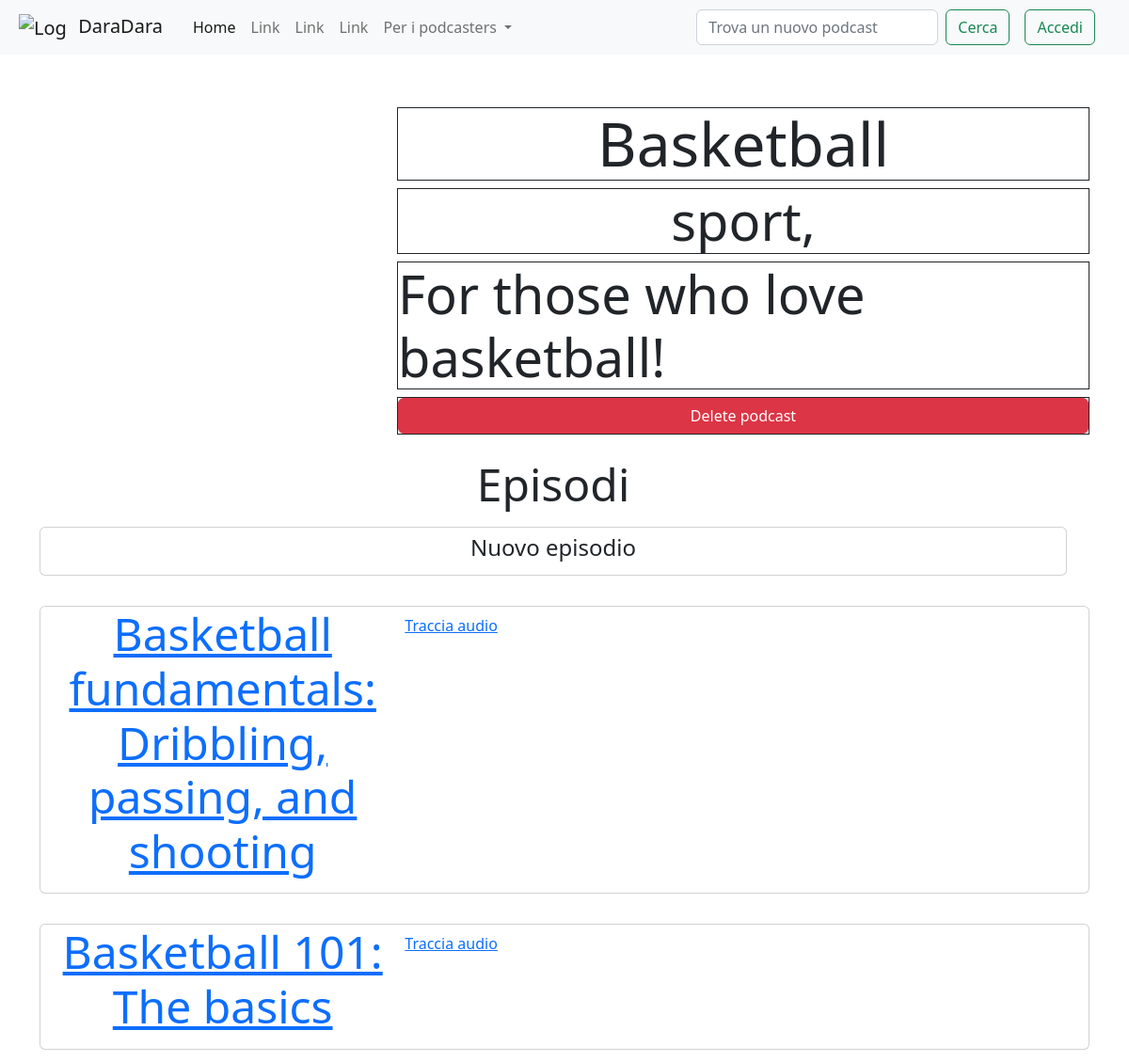
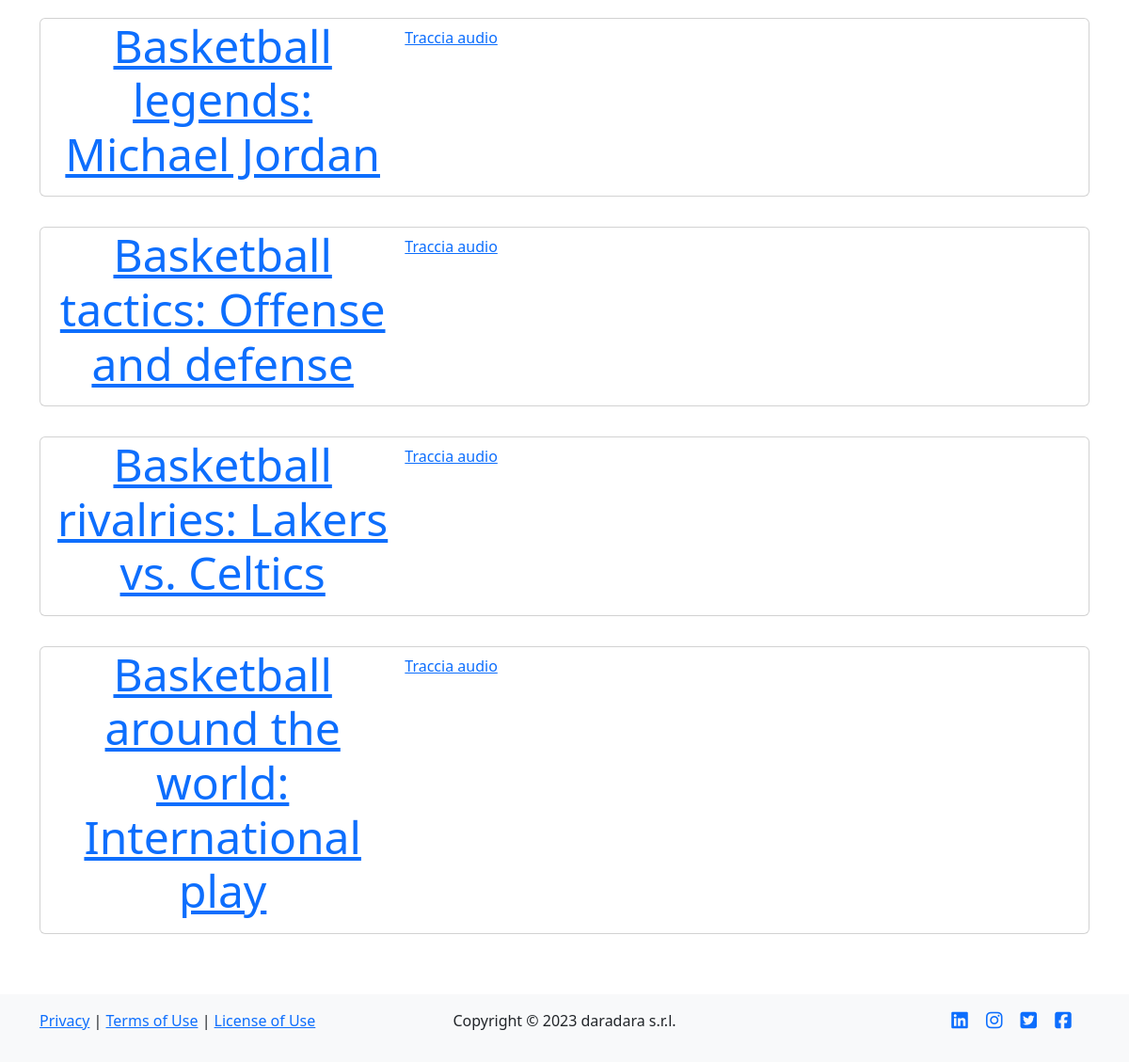
/podcast/2, run on the app's committed database (2 pictures, top to bottom).
### tables this page shows
CREATE TABLE "podcasts" (
	"id"	INTEGER NOT NULL UNIQUE,
	"title"	TEXT NOT NULL UNIQUE,
	"desc"	TEXT NOT NULL,
	"img"	TEXT NOT NULL,
	"id_user"	INTEGER NOT NULL,
	FOREIGN KEY("id_user") REFERENCES "users"("id"),
	PRIMARY KEY("id" AUTOINCREMENT)
);

CREATE TABLE "categories" (
	"id_podcast"	INTEGER NOT NULL,
	"tag"	TEXT NOT NULL,
	FOREIGN KEY("id_podcast") REFERENCES "podcasts"("id"),
	PRIMARY KEY("tag","id_podcast")
);

CREATE TABLE "episodes" (
	"id"	INTEGER NOT NULL UNIQUE,
	"title"	TEXT NOT NULL UNIQUE,
	"description"	TEXT NOT NULL,
	"audio"	TEXT NOT NULL,
	"timestamp"	TEXT NOT NULL,
	"id_podcast"	INTEGER NOT NULL,
	FOREIGN KEY("id_podcast") REFERENCES "podcasts"("id"),
	PRIMARY KEY("id" AUTOINCREMENT)
);

### app.py (the view)
@app.route('/podcast/<int:id>')
def podcast(id):
    podcast = dao.get_podcast(id)
    episodes = dao.get_episodes(id_podcast = id)
    tags = dao.get_tags(id)
    return render_template('podcast.html', id=id, podcast = podcast, episodes = episodes, tags = tags)

### data/dao.py (called while the page is built)
def get_tags(id_podcast):
    conn, cursor = connect()
    tags = False
    try:
        sql = 'SELECT * FROM categories WHERE id_podcast = ?'
        cursor.execute(sql, (id_podcast,))
        tags = cursor.fetchall()
    except Exception as e:
        print(e)
    close(conn, cursor)
    return tags

def get_episodes(id_podcast):
    conn, cursor = connect()
    episodes = []
    try:
        sql = 'SELECT * FROM episodes WHERE id_podcast = ? ORDER BY timestamp DESC'
        cursor.execute(sql, (id_podcast,))
        episodes = cursor.fetchall()
    except Exception as e:
        print(e)
    close(conn, cursor)
    return episodes

def get_podcast(id):
    conn, cursor = connect()
    podcast = False
    try:
        sql = 'SELECT * FROM podcasts WHERE id = ?'
        cursor.execute(sql, (id,))
        podcast = cursor.fetchone()
    except Exception as e:
        print(e)
    close(conn, cursor)
    return podcast

def connect():
    conn = sqlite3.connect(PATH)
    conn.row_factory = sqlite3.Row
    cursor = conn.cursor()
    return conn, cursor

def close(conn, cursor):
    cursor.close()
    conn.close()

### templates/podcast.html (shortened to what this page needs)
{% extends 'layout.html' %}
{% block content %}
    <div class="row">
        <div class="col-12 col-lg-4 d-flex justify-content-center align-items-center">
        </div>
        <div class="col">
            <div class="row border border-dark mx-2 mx-lg-0 my-2 d-flex justify-content-center align-content-center display-3">
                {{podcast.title}}
            </div>
            <div class="row border border-dark mx-2 mx-lg-0 my-2 d-flex justify-content-center align-content-center display-4">
                {% for tag in tags%} {{tag.tag}}, {% endfor %}
            </div>
            <div class="row border border-dark mx-2 mx-lg-0 my-2 d-flex justify-content-center align-content-center display-4">
                {{podcast.desc}}
            </div>
            <div class="row border border-dark mx-2 mx-lg-0 my-2 d-flex justify-content-center align-content-center display-5">
                <button type="button" class="btn btn-danger" data-bs-toggle="modal" data-bs-target="#deletePodcastModal">
                    Delete podcast
                </button>
            </div>
        </div>
    </div>
    <div class="row mt-3">
        <div class="row d-flex justify-content-center display-5">Episodi</div>
        <div class="row d-flex justify-content-center">
            <div class="row mt-3">
                <div class="card mb-3">
                    <div class="row g-0 d-flex justify-content-center align-content-center">
                        <button id="newEpBtn" class="btn text-center"><h4>Nuovo episodio</h4></button>
                    </div>
                </div>
            </div>
        </div>
        {% for episode in episodes %}
        <a href="{{ url_for('episode', id_pod=id, id_ep=episode.id) }}" >
        <div class="row d-flex justify-content-center">
            <div class="row mt-3">
                <div class="card mb-3">
                    <div class="row g-0">
                        <div class="col-md-4">
                            <p class="text-center display-5">{{ episode.title }}</p>
                        </div>
                        <div class="col-md-7">
                            <div class="card-body row g-2">
                                Traccia audio
                            </div>
                        </div>
                    </div>
                </div>
            </div>
        </div>
        </a>
        {% endfor%}
    </div>
{% endblock %}

### data on the page
podcasts: title "Basketball", desc "For those who love basketball!"
categories: tag "sport"
episodes: title "Basketball fundamentals: Dribbling, passing, and shooting"
episodes: title "Basketball 101: The basics"
episodes: title "Basketball legends: Michael Jordan"
episodes: title "Basketball tactics: Offense and defense"
episodes: title "Basketball rivalries: Lakers vs. Celtics"
episodes: title "Basketball around the world: International play"
